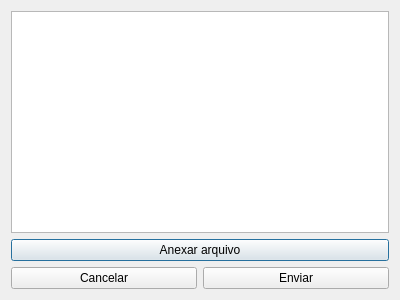
<?xml version="1.0" encoding="UTF-8"?>
<ui version="4.0">
 <class>Dialog</class>
 <widget class="QDialog" name="Dialog">
  <property name="geometry">
   <rect>
    <x>0</x>
    <y>0</y>
    <width>400</width>
    <height>300</height>
   </rect>
  </property>
  <property name="windowTitle">
   <string>Dialog</string>
  </property>
  <layout class="QVBoxLayout" name="verticalLayout_2">
   <item>
    <layout class="QVBoxLayout" name="verticalLayout">
     <item>
      <widget class="QTextEdit" name="textEdit"/>
     </item>
     <item>
      <widget class="QPushButton" name="anexarArquivo">
       <property name="text">
        <string>Anexar arquivo</string>
       </property>
      </widget>
     </item>
     <item>
      <layout class="QHBoxLayout" name="horizontalLayout">
       <item>
        <widget class="QPushButton" name="pushButton_2">
         <property name="text">
          <string>Cancelar</string>
         </property>
        </widget>
       </item>
       <item>
        <widget class="QPushButton" name="enviar">
         <property name="text">
          <string>Enviar</string>
         </property>
        </widget>
       </item>
      </layout>
     </item>
    </layout>
   </item>
  </layout>
 </widget>
 <resources/>
 <connections/>
</ui>
